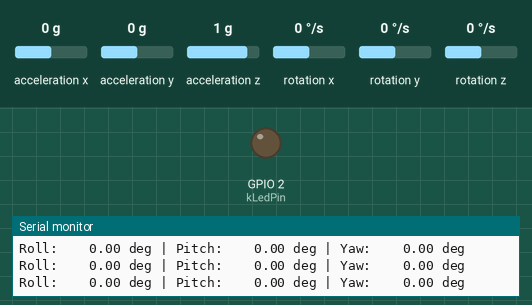
Bench run of a program on a simulated ESP32. Shown: output pins drawn as LEDs (lit = HIGH), the last lines printed to the serial monitor. Wiring (inferred from the names in the program): MPU-6050 motion sensor at I2C address 0x68. Dashed ring = blinking. Inputs (shaded band) come from the test bench; at power-on: acceleration x 0 g, rotation z 0 °/s, acceleration y 0 g, acceleration z 1 g, rotation x 0 °/s, rotation y 0 °/s.

Above: at 3.7 s.
3.8 s: acceleration x set to -0.3 g
5.4 s: acceleration x set to -0.6 g
At 6.1 s:
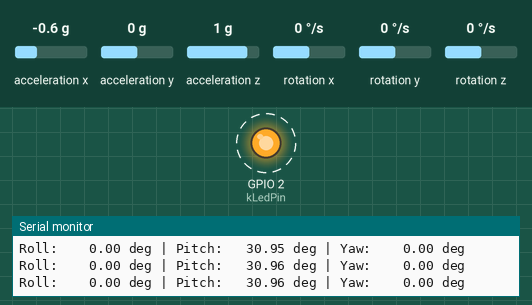
8.4 s: rotation z set to -192 °/s
11.4 s: acceleration y set to -1.4 g
At 13.1 s:
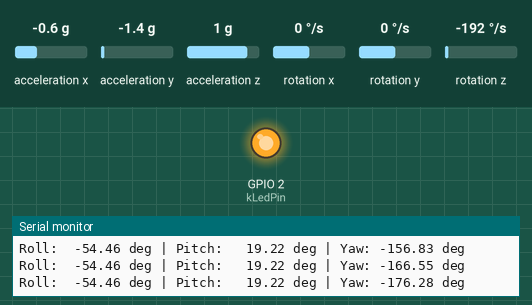
14.4 s: acceleration y set to 0 g
Timing chart, 0 to 18.4 s (numbered marks = the images above; inputs shaded):
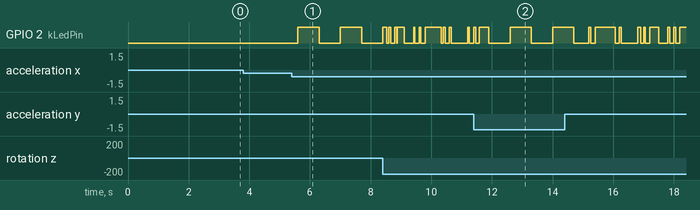

Measured:
- the behaviour switches between -0.4 and -0.5 g on acceleration x (found by bisection; images 0 and 1)
- after the input at 5.4 s, GPIO 2 (kLedPin): alternates HIGH for 0.70 s and LOW for 0.70 s, starting after 0.20 s

The program:

main.cpp
```cpp
#include <Arduino.h>
#include <Wire.h>
#include <math.h>

namespace
{
  constexpr uint8_t kMpu6050I2cAddress = 0x68;
  constexpr uint8_t kRegisterPowerManagement1 = 0x6B;
  constexpr uint8_t kRegisterGyroConfig = 0x1B;
  constexpr uint8_t kRegisterAccelConfig = 0x1C;
  constexpr uint8_t kRegisterWhoAmI = 0x75;
  constexpr uint8_t kRegisterAccelXoutHigh = 0x3B;

  constexpr int SDA_PIN = 21;
  constexpr int SCL_PIN = 22;

#ifdef LED_BUILTIN
  constexpr uint8_t kLedPin = LED_BUILTIN;
#else
  constexpr uint8_t kLedPin = 2;
#endif

  constexpr bool kLedActiveHigh = true;

  constexpr float ACCEL_SCALE = 16384.0f; // +/-2g
  constexpr float GYRO_SCALE = 131.0f;    // +/-250 dps

  constexpr float kComplementaryAlpha = 0.98f;
  constexpr uint16_t kCalibrationSamples = 600;
  constexpr uint32_t kPrintIntervalMs = 50;

  constexpr float kRollEnterDeg = 28.0f;
  constexpr float kRollExitDeg = 16.0f;
  constexpr float kPitchEnterDeg = 24.0f;
  constexpr float kPitchExitDeg = 12.0f;

  constexpr float kTwistAngleThresholdDeg = 24.0f;
  constexpr float kTwistRateThresholdDps = 85.0f;
  constexpr uint32_t kTwistCooldownMs = 900;
  constexpr uint32_t kTwistHoldMs = 350;
  constexpr float kTwistMaxRollPitchDeg = 35.0f;
  constexpr float kNeutralResetRollPitchDeg = 8.0f;
  constexpr uint32_t kNeutralResetHoldMs = 350;

  struct RawImuData
  {
    int16_t ax;
    int16_t ay;
    int16_t az;
    int16_t gx;
    int16_t gy;
    int16_t gz;
  };

  struct Vector3f
  {
    float x;
    float y;
    float z;
  };

  struct OrientationState
  {
    float rollDeg;
    float pitchDeg;
    float yawDeg;
    float gyroXDps;
    float gyroYDps;
    float gyroZDps;
  };

  enum class HandAction : uint8_t
  {
    Neutral,
    RollPositive,
    RollNegative,
    PitchUp,
    PitchDown,
    TwistPositive,
    TwistNegative,
  };

  Vector3f gyroBiasRaw{0.0f, 0.0f, 0.0f};
  OrientationState orientation{0.0f, 0.0f, 0.0f, 0.0f, 0.0f, 0.0f};

  HandAction persistentAction = HandAction::Neutral;
  HandAction transientAction = HandAction::Neutral;
  HandAction currentAction = HandAction::Neutral;

  bool orientationReady = false;
  float yawGestureAnchorDeg = 0.0f;

  uint32_t lastMicros = 0;
  uint32_t lastPrintMs = 0;
  uint32_t lastTwistMs = 0;
  uint32_t transientActionUntilMs = 0;
  uint32_t neutralPoseSinceMs = 0;

  void writeRegister(uint8_t reg, uint8_t value)
  {
    Wire.beginTransmission(kMpu6050I2cAddress);
    Wire.write(reg);
    Wire.write(value);
    Wire.endTransmission();
  }

  uint8_t readRegister(uint8_t reg)
  {
    Wire.beginTransmission(kMpu6050I2cAddress);
    Wire.write(reg);
    Wire.endTransmission(false);
    Wire.requestFrom(kMpu6050I2cAddress, static_cast<uint8_t>(1));
    return Wire.available() ? Wire.read() : 0;
  }

  bool readRawImu(RawImuData &out)
  {
    Wire.beginTransmission(kMpu6050I2cAddress);
    Wire.write(kRegisterAccelXoutHigh);
    if (Wire.endTransmission(false) != 0)
    {
      return false;
    }

    constexpr uint8_t bytesToRead = 14;
    if (Wire.requestFrom(kMpu6050I2cAddress, bytesToRead) != bytesToRead)
    {
      return false;
    }

    out.ax = (Wire.read() << 8) | Wire.read();
    out.ay = (Wire.read() << 8) | Wire.read();
    out.az = (Wire.read() << 8) | Wire.read();
    (void)Wire.read();
    (void)Wire.read();
    out.gx = (Wire.read() << 8) | Wire.read();
    out.gy = (Wire.read() << 8) | Wire.read();
    out.gz = (Wire.read() << 8) | Wire.read();
    return true;
  }

  void setupMpu6050()
  {
    writeRegister(kRegisterPowerManagement1, 0x00); // wake up
    writeRegister(kRegisterGyroConfig, 0x00);       // +/-250 dps
    writeRegister(kRegisterAccelConfig, 0x00);      // +/-2g
    delay(100);
  }

  float wrapAngleDeg(float angleDeg)
  {
    while (angleDeg > 180.0f)
    {
      angleDeg -= 360.0f;
    }

    while (angleDeg <= -180.0f)
    {
      angleDeg += 360.0f;
    }

    return angleDeg;
  }

  float angleDeltaDeg(float referenceDeg, float valueDeg)
  {
    return wrapAngleDeg(valueDeg - referenceDeg);
  }

  const char *actionToString(HandAction action)
  {
    switch (action)
    {
    case HandAction::Neutral:
      return "NEUTRAL";
    case HandAction::RollPositive:
      return "ROLL_POSITIVE";
    case HandAction::RollNegative:
      return "ROLL_NEGATIVE";
    case HandAction::PitchUp:
      return "PITCH_UP";
    case HandAction::PitchDown:
      return "PITCH_DOWN";
    case HandAction::TwistPositive:
      return "TWIST_POSITIVE";
    case HandAction::TwistNegative:
      return "TWIST_NEGATIVE";
    }

    return "UNKNOWN";
  }

  void writeLed(bool on)
  {
    const uint8_t level = (on == kLedActiveHigh) ? HIGH : LOW;
    digitalWrite(kLedPin, level);
  }

  void reportActionIfChanged(HandAction nextAction)
  {
    if (nextAction == currentAction)
    {
      return;
    }

    currentAction = nextAction;
    Serial.printf("Action: %s\n", actionToString(currentAction));
  }

  bool calibrateGyro()
  {
    Serial.println("Keep the sensor still for gyro calibration...");

    Vector3f gyroAccum{0.0f, 0.0f, 0.0f};
    Vector3f accelAccum{0.0f, 0.0f, 0.0f};
    uint16_t collected = 0;
    uint16_t attempts = 0;
    RawImuData raw{};

    while (collected < kCalibrationSamples && attempts < (kCalibrationSamples * 6U))
    {
      ++attempts;

      if (!readRawImu(raw))
      {
        delay(2);
        continue;
      }

      gyroAccum.x += static_cast<float>(raw.gx);
      gyroAccum.y += static_cast<float>(raw.gy);
      gyroAccum.z += static_cast<float>(raw.gz);

      accelAccum.x += static_cast<float>(raw.ax);
      accelAccum.y += static_cast<float>(raw.ay);
      accelAccum.z += static_cast<float>(raw.az);

      ++collected;
      delay(2);
    }

    if (collected != kCalibrationSamples)
    {
      return false;
    }

    gyroBiasRaw.x = gyroAccum.x / static_cast<float>(collected);
    gyroBiasRaw.y = gyroAccum.y / static_cast<float>(collected);
    gyroBiasRaw.z = gyroAccum.z / static_cast<float>(collected);

    const float ax = (accelAccum.x / static_cast<float>(collected)) / ACCEL_SCALE;
    const float ay = (accelAccum.y / static_cast<float>(collected)) / ACCEL_SCALE;
    const float az = (accelAccum.z / static_cast<float>(collected)) / ACCEL_SCALE;

    orientation.rollDeg = atan2f(ay, az) * RAD_TO_DEG;
    orientation.pitchDeg = atan2f(-ax, sqrtf((ay * ay) + (az * az))) * RAD_TO_DEG;
    orientation.yawDeg = 0.0f;
    orientation.gyroXDps = 0.0f;
    orientation.gyroYDps = 0.0f;
    orientation.gyroZDps = 0.0f;
    orientationReady = true;

    yawGestureAnchorDeg = 0.0f;
    neutralPoseSinceMs = millis();

    Serial.printf("Gyro bias raw counts: X=%0.2f Y=%0.2f Z=%0.2f\n",
                  gyroBiasRaw.x, gyroBiasRaw.y, gyroBiasRaw.z);
    return true;
  }

  void updateOrientation(const RawImuData &raw, float dt)
  {
    const float ax = static_cast<float>(raw.ax) / ACCEL_SCALE;
    const float ay = static_cast<float>(raw.ay) / ACCEL_SCALE;
    const float az = static_cast<float>(raw.az) / ACCEL_SCALE;

    const float gx = (static_cast<float>(raw.gx) - gyroBiasRaw.x) / GYRO_SCALE;
    const float gy = (static_cast<float>(raw.gy) - gyroBiasRaw.y) / GYRO_SCALE;
    const float gz = (static_cast<float>(raw.gz) - gyroBiasRaw.z) / GYRO_SCALE;

    const float accelRollDeg = atan2f(ay, az) * RAD_TO_DEG;
    const float accelPitchDeg = atan2f(-ax, sqrtf((ay * ay) + (az * az))) * RAD_TO_DEG;

    if (!orientationReady)
    {
      orientation.rollDeg = accelRollDeg;
      orientation.pitchDeg = accelPitchDeg;
      orientation.yawDeg = 0.0f;
      orientationReady = true;
    }

    orientation.rollDeg = wrapAngleDeg(
        (kComplementaryAlpha * (orientation.rollDeg + (gx * dt))) +
        ((1.0f - kComplementaryAlpha) * accelRollDeg));
    orientation.pitchDeg = wrapAngleDeg(
        (kComplementaryAlpha * (orientation.pitchDeg + (gy * dt))) +
        ((1.0f - kComplementaryAlpha) * accelPitchDeg));
    orientation.yawDeg = wrapAngleDeg(orientation.yawDeg + (gz * dt));

    orientation.gyroXDps = gx;
    orientation.gyroYDps = gy;
    orientation.gyroZDps = gz;
  }

  HandAction classifyPersistentAction()
  {
    switch (persistentAction)
    {
    case HandAction::RollPositive:
      if (orientation.pitchDeg < -kPitchExitDeg)
      {
        return HandAction::RollPositive;
      }
      break;
    case HandAction::RollNegative:
      if (orientation.pitchDeg > kPitchExitDeg)
      {
        return HandAction::RollNegative;
      }
      break;
    case HandAction::PitchUp:
      if (orientation.rollDeg < -kRollExitDeg)
      {
        return HandAction::PitchUp;
      }
      break;
    case HandAction::PitchDown:
      if (orientation.rollDeg > kRollExitDeg)
      {
        return HandAction::PitchDown;
      }
      break;
    default:
      break;
    }

    if (orientation.rollDeg > kRollEnterDeg &&
        fabsf(orientation.rollDeg) >= fabsf(orientation.pitchDeg))
    {
      return HandAction::PitchDown;
    }

    if (orientation.rollDeg < -kRollEnterDeg &&
        fabsf(orientation.rollDeg) >= fabsf(orientation.pitchDeg))
    {
      return HandAction::PitchUp;
    }

    if (orientation.pitchDeg > kPitchEnterDeg)
    {
      return HandAction::RollNegative;
    }

    if (orientation.pitchDeg < -kPitchEnterDeg)
    {
      return HandAction::RollPositive;
    }

    return HandAction::Neutral;
  }

  void triggerTwist(HandAction action, uint32_t nowMs)
  {
    transientAction = action;
    transientActionUntilMs = nowMs + kTwistHoldMs;
    lastTwistMs = nowMs;
    yawGestureAnchorDeg = orientation.yawDeg;
  }

  void updateYawGestureAnchor(uint32_t nowMs)
  {
    const bool inNeutralPose =
        fabsf(orientation.rollDeg) < kNeutralResetRollPitchDeg &&
        fabsf(orientation.pitchDeg) < kNeutralResetRollPitchDeg;

    if (!inNeutralPose)
    {
      neutralPoseSinceMs = 0;
      return;
    }

    if (neutralPoseSinceMs == 0)
    {
      neutralPoseSinceMs = nowMs;
      return;
    }

    if ((nowMs - neutralPoseSinceMs) >= kNeutralResetHoldMs)
    {
      yawGestureAnchorDeg = orientation.yawDeg;
    }
  }

  void updateActionState(uint32_t nowMs)
  {
    persistentAction = classifyPersistentAction();
    updateYawGestureAnchor(nowMs);

    const bool inTwistPose =
        fabsf(orientation.rollDeg) < kTwistMaxRollPitchDeg &&
        fabsf(orientation.pitchDeg) < kTwistMaxRollPitchDeg;

    if (inTwistPose && (nowMs - lastTwistMs) >= kTwistCooldownMs)
    {
      const float yawOffsetDeg = angleDeltaDeg(yawGestureAnchorDeg, orientation.yawDeg);

      if (yawOffsetDeg >= kTwistAngleThresholdDeg &&
          orientation.gyroZDps >= kTwistRateThresholdDps)
      {
        triggerTwist(HandAction::TwistNegative, nowMs);
      }
      else if (yawOffsetDeg <= -kTwistAngleThresholdDeg &&
               orientation.gyroZDps <= -kTwistRateThresholdDps)
      {
        triggerTwist(HandAction::TwistPositive, nowMs);
      }
    }

    if (nowMs >= transientActionUntilMs)
    {
      transientAction = HandAction::Neutral;
    }

    const HandAction nextAction =
        (transientAction != HandAction::Neutral) ? transientAction : persistentAction;
    reportActionIfChanged(nextAction);
  }

  void updateLedForAction(uint32_t nowMs)
  {
    bool ledOn = false;

    switch (currentAction)
    {
    case HandAction::Neutral:
      ledOn = false;
      break;
    case HandAction::RollPositive:
      ledOn = ((nowMs / 180U) % 2U) == 0U;
      break;
    case HandAction::RollNegative:
      ledOn = ((nowMs / 700U) % 2U) == 0U;
      break;
    case HandAction::PitchUp:
      ledOn = true;
      break;
    case HandAction::PitchDown:
    {
      const uint32_t phaseMs = nowMs % 1100U;
      ledOn = phaseMs < 80U || (phaseMs >= 160U && phaseMs < 240U);
      break;
    }
    case HandAction::TwistPositive:
    {
      const uint32_t phaseMs = nowMs % 200U;
      ledOn = phaseMs < 60U;
      break;
    }
    case HandAction::TwistNegative:
    {
      const uint32_t phaseMs = nowMs % 300U;
      ledOn = phaseMs < 50U ||
              (phaseMs >= 100U && phaseMs < 150U) ||
              (phaseMs >= 200U && phaseMs < 250U);
      break;
    }
    }

    writeLed(ledOn);
  }
} // namespace

void setup()
{
  pinMode(kLedPin, OUTPUT);
  writeLed(false);

  Serial.begin(115200);
  delay(300);

  Wire.begin(SDA_PIN, SCL_PIN);
  Wire.setClock(400000);

  setupMpu6050();

  const uint8_t whoAmI = readRegister(kRegisterWhoAmI);
  if (whoAmI != 0x68)
  {
    Serial.printf("MPU6050 not detected. WHO_AM_I=0x%02X\n", whoAmI);
    while (true)
    {
      delay(1000);
    }
  }

  Serial.println("MPU6050 detected");

  if (!calibrateGyro())
  {
    Serial.println("Calibration failed");
    while (true)
    {
      delay(1000);
    }
  }

  Serial.println("Live motion control is ready");
  Serial.println("Rotate your hand to change the action and LED pattern");
  Serial.printf("Action: %s\n", actionToString(currentAction));

  lastMicros = micros();
}

void loop()
{
  RawImuData raw{};
  if (!readRawImu(raw))
  {
    Serial.println("read failed");
    delay(10);
    return;
  }

  const uint32_t nowUs = micros();
  float dt = (nowUs - lastMicros) / 1000000.0f;
  lastMicros = nowUs;

  if (dt < 0.0f || dt > 0.2f)
  {
    dt = 0.0f;
  }

  updateOrientation(raw, dt);

  const uint32_t nowMs = millis();
  updateActionState(nowMs);
  updateLedForAction(nowMs);

  if (nowMs - lastPrintMs >= kPrintIntervalMs)
  {
    lastPrintMs = nowMs;
    Serial.printf("Roll: %7.2f deg | Pitch: %7.2f deg | Yaw: %7.2f deg\n",
                  orientation.rollDeg, orientation.pitchDeg, orientation.yawDeg);
  }
}
```
